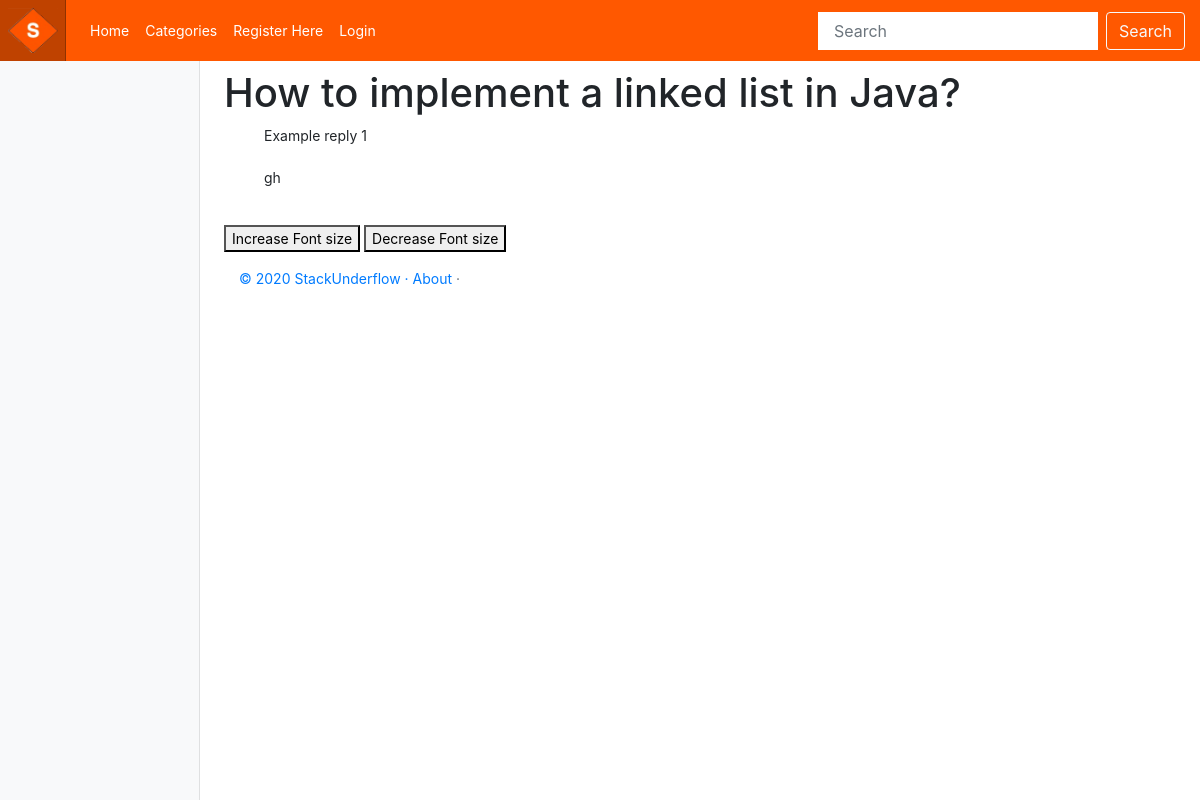
/stack_underflow/category/how-to-implement-a-linked-list-in-java/show_thread/, run on an earlier commit of the app's database.
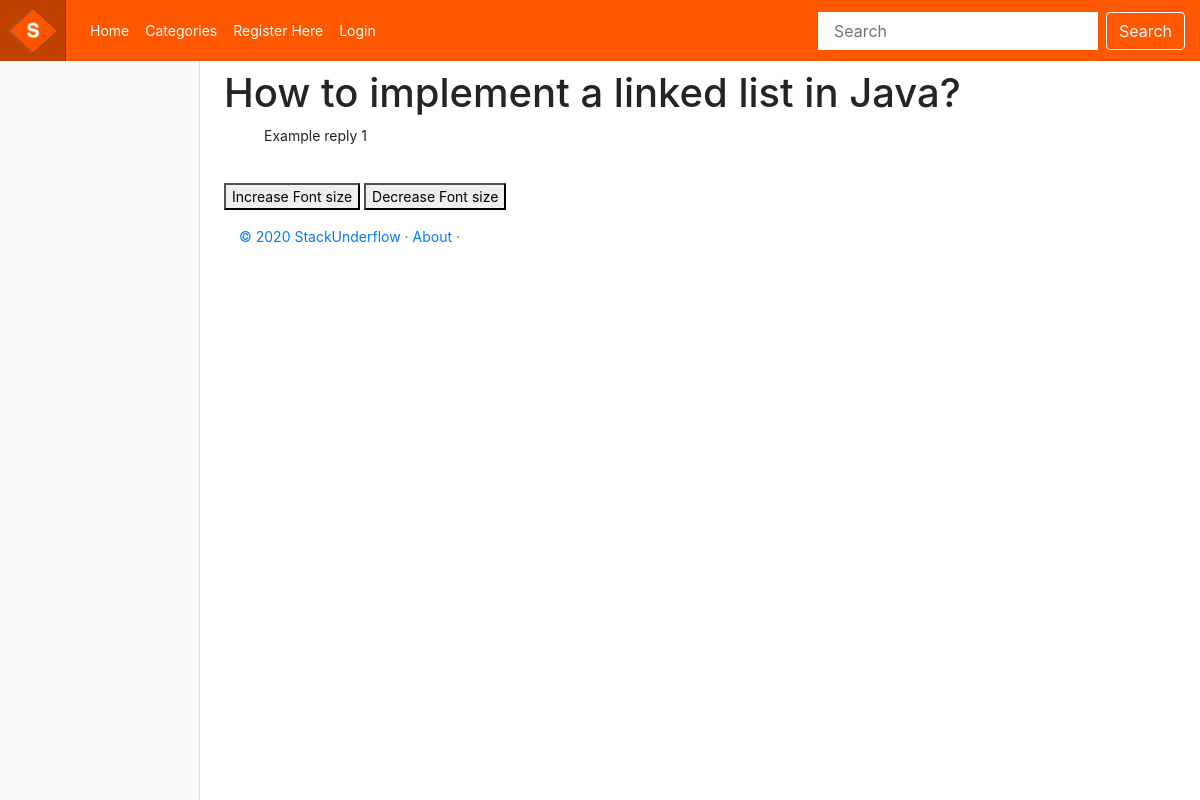
And on a later commit of the database.
### stack_underflow/models.py (models this page shows, shortened)
class Reply(models.Model):
    thread = models.ForeignKey(Thread, on_delete=models.CASCADE)
    text = models.CharField(max_length=2000)
    class Meta:
        verbose_name_plural = 'Replies'

### stack_underflow/views.py (the view)
# urls.py: path('category/<slug:thread_question_slug>/show_thread/', views.show_thread, name='show_thread'),
def show_thread(request, thread_question_slug):
    context_dict = {}
    try:
        thread = Thread.objects.get(slug=thread_question_slug)
        replies = Reply.objects.filter(thread=thread)
        context_dict['replies'] = replies
        context_dict['thread'] = thread
    except Thread.DoesNotExist:
        context_dict['replies'] = None
        context_dict['thread'] = None
    return render(request, 'stack_underflow/thread.html', context=context_dict)

### templates/stack_underflow/thread.html (shortened to what this page needs)
<!DOCTYPE html>
{% extends 'stack_underflow/base.html' %}
{% load staticfiles %}
{% block body_block %}
	{% if thread %}
	<h1>{{ thread.question }}</h1>
		{% if replies %}
	<ul id = "js">
		{% for reply in replies %}
		{{ reply.text }}  <br />
		{{ reply.created_at }} <br />
		{% endfor %}
	</ul>
		{% endif %}
	{% else %}
	<strong> No replies for this thread.</strong>
	{% endif %}
<button type="button" onclick="inceraseFont()">Increase Font size</button>
<button type="button" onclick="decreaseFont()">Decrease Font size</button>
{% endblock %}

What changed in the data, as far as the page shows it:
removed Reply: text "gh"
